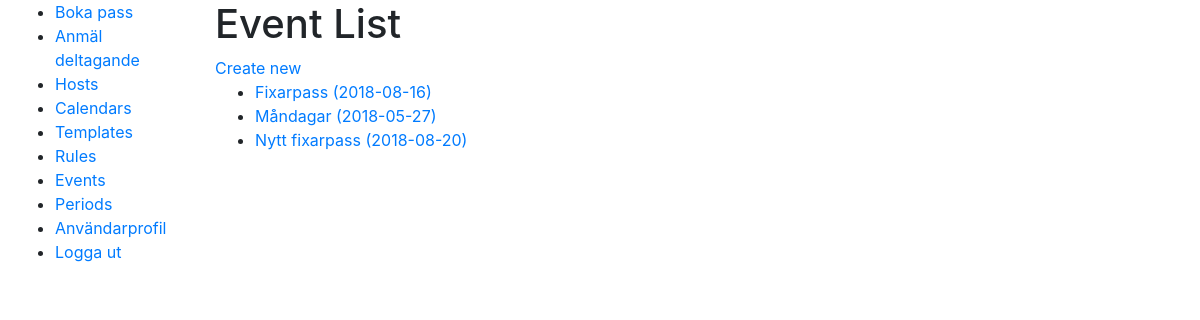
Page /scheduler/events (signed in) on the earlier database version.
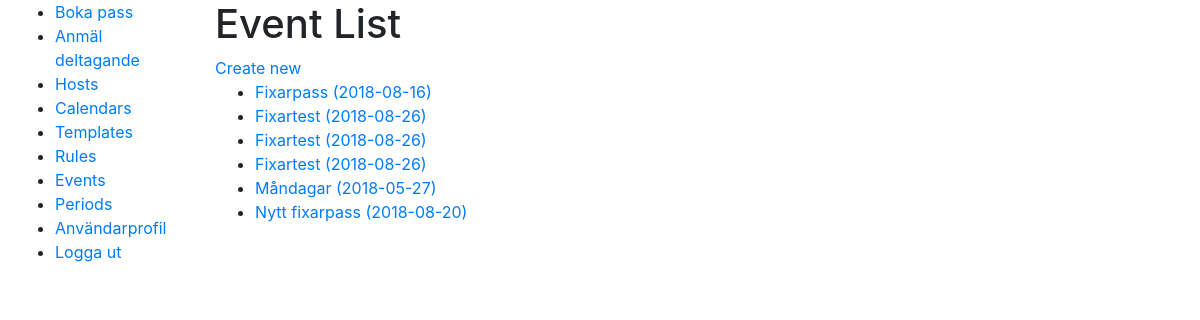
Same page on the later database version.
### scheduler/models.py (models this page shows, shortened)
class Event(models.Model):
    name = models.CharField(max_length=50, help_text="Enter a human-friendly name for this type of Event")
    description = models.CharField(max_length=300, help_text="Enter a description for this type of Event", null=True, blank=True)
    template = models.ForeignKey('EventTemplate', on_delete=models.SET_NULL, null=True, help_text="Select a template for how scheduled Events will look in the calendar.")
    start = models.DateTimeField(help_text="Start of event repetition and start time of events", db_index=True)
    end = models.DateTimeField(help_text="End time of events, must be after start", db_index=True)
    repeat_end = models.DateTimeField(help_text="Date to end repetition", null=True, blank=True)
    rule = models.ForeignKey('SchedulingRule', null=True, blank=True, help_text="Select '----' for a one time only event.", on_delete=models.SET_NULL)
    class Meta:
        ordering = ["name"]
    def get_absolute_url(self):
        return reverse('event-detail', args=[str(self.id)])
    """
    Retrieves events between two dates
    If replace=True it replaces generated events with actual objects from DB
    If replace=False it removes generated events where there is an actual object in DB but does not replace it.
    """

### scheduler/views.py (the view)
# urls.py: path('events', views.EventListView.as_view(), name='events'),
class EventListView(UserIsStaffMixin, generic.ListView):
    model = Event

### scheduler/views.py (called while the page is built)
    def test_func(self):
        return self.request.user.is_staff

### scheduler/templates/scheduler/event_list.html (shortened to what this page needs)
{% extends "base_generic.html" %}
{% block content %}
    <h1>Event List</h1>
    <a href="{% url 'event-create' %}">Create new</a>
    {% if event_list %}
    <ul>
      {% for event in event_list %}
      <li>
        <a href="{{ event.get_absolute_url }}">{{ event.name }} ({{ event.start |date:"Y-m-d"}})</a>
      </li>
      {% endfor %}
    </ul>
    {% else %}
      <p>No Events have been created.</p>
    {% endif %}
{% endblock %}

Differences in the rows shown:
added Event: name "Fixartest", start "2018-08-26"
added Event: name "Fixartest", start "2018-08-26"
added Event: name "Fixartest", start "2018-08-26"
